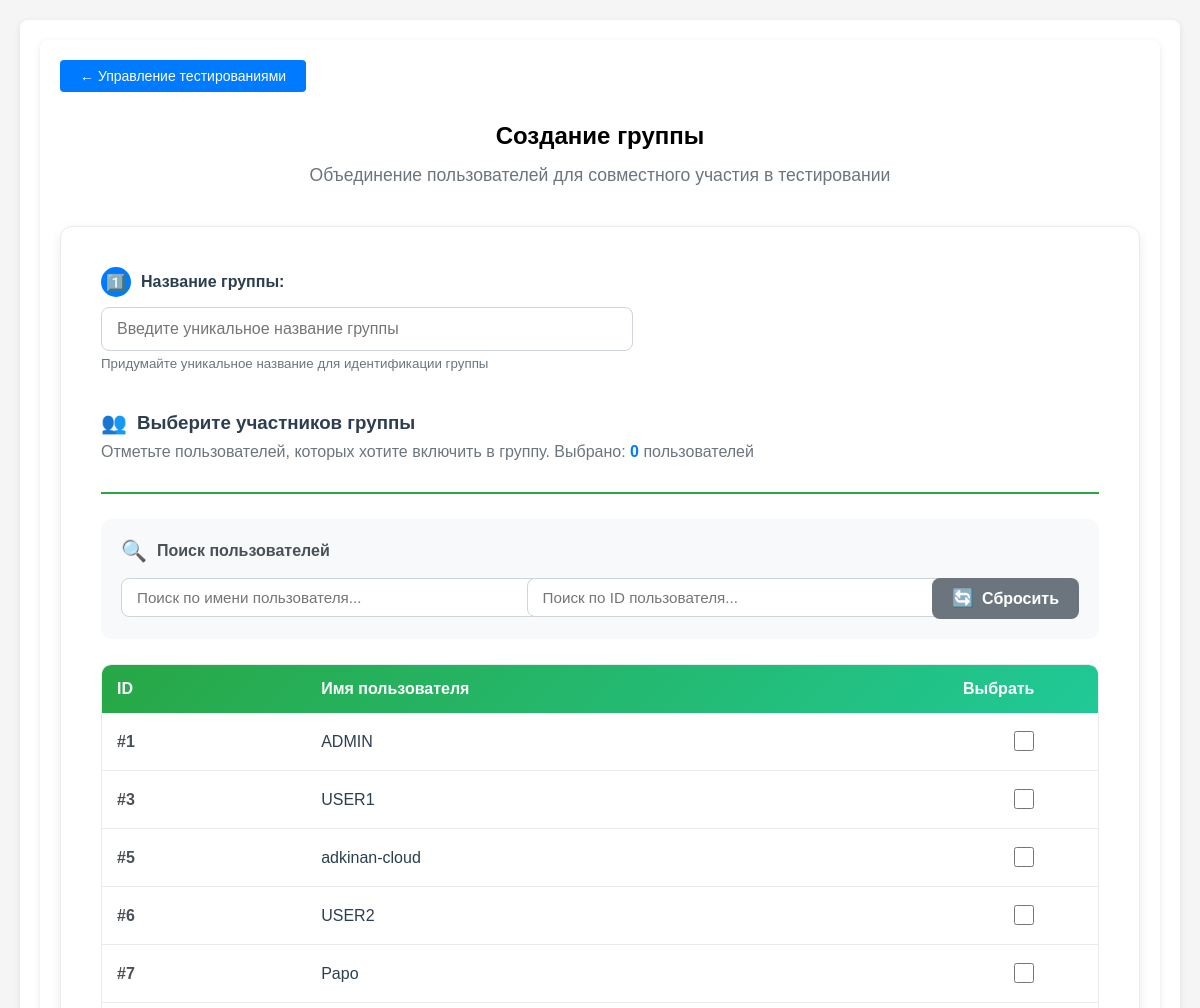
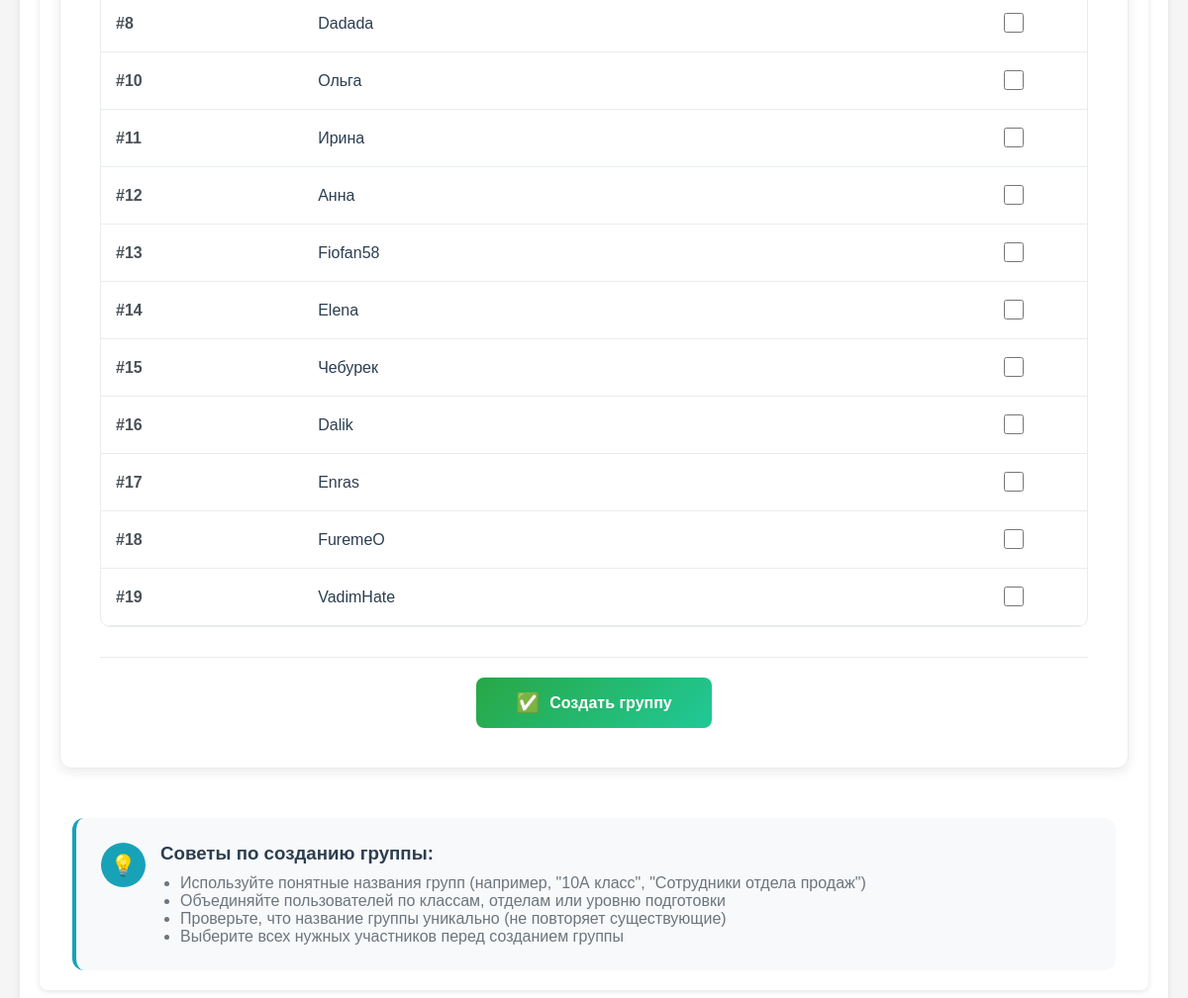
Page /dashboard/testing_management/group_create (signed in) on the committed database (2 pictures, top to bottom).
### app.py (models this page shows, shortened)
class User(db.Model, UserMixin):
    __tablename__ = 'Users'
    id =  db.Column(db.Integer, primary_key=True)
    username = db.Column(db.String(64), unique=True, nullable=False)
    password_hash = db.Column(db.String(64), nullable=False)
    privileges = db.Column(db.Integer, default = 0)
    def __repr__(self):
        return f'<User {self.username}>'
    @property
    def is_admin(self):
        return self.privileges
    @property
    def role_name(self):
        roles = {
            0: 'user',
            1: 'teacher',
            2: 'admin'
        }
        return roles.get(self.privileges, 'unknown')

### app.py (the view, shortened to what this page needs)
@app.route('/dashboard/testing_management/group_create', methods=['GET', 'POST'])
def group_create():
    if not check_privileges():
        return redirect(url_for('ErAuth'))
    users = [u for u in User.query.order_by(User.id).all() if u.role_name == 'user']
    group_names = [g.groupname for g in Group.query.order_by(Group.groupname).all()]
    if request.method == 'GET':
        return render_template(mgn + 'group_create.html', users=users, group_names=group_names)

### app.py (called while the page is built)
@login_manager.user_loader
def load_user(user_id):
    return User.query.get(int(user_id))

def check_privileges():
    curent_user = User.query.filter(
        User.username.ilike(
            session.get('curent_user')
        )
    ).first()
    print("DEBUD: curent user-teacher is",curent_user)
    print("DEBUG: curent user-teacher privileges -",curent_user.is_admin)
    if not curent_user or not curent_user.is_admin:
        return False
    else:
        return True

### templates/templateM/group_create.html (shortened to what this page needs)
{% extends 'base.html' %}
{% block content %}
<section class="hero-section">
    <div class="container">
        <div style="margin-bottom: 30px;">
            <a href="{{ url_for('testing_management') }}" style="text-decoration: none;">
                <button class="btn-left" style="padding: 8px 20px; font-size: 14px;">
                    ← Управление тестированиями
                </button>
            </a>
        </div>
        <div style="text-align: center; margin-bottom: 40px;">
            <h1 class="hero-title" style="margin-bottom: 15px;">Создание группы</h1>
            <p style="color: #6c757d; font-size: 1.1rem; max-width: 800px; margin: 0 auto;">
                Объединение пользователей для совместного участия в тестировании
            </p>
        </div>
        <div style="
            max-width: 1000px;
            margin: 0 auto 50px;
            background: white;
            border-radius: 12px;
            padding: 40px;
            box-shadow: 0 4px 12px rgba(0,0,0,0.08);
            border: 1px solid #e9ecef;
        ">
            <form id="usersForm" method="post">
                <div style="margin-bottom: 40px;">
                    <label style="display: block; margin-bottom: 10px; font-weight: 600; color: #2c3e50;">
                        <div style="display: flex; align-items: center; margin-bottom: 8px;">
                            <div style="
                                background-color: #007bff;
                                color: white;
                                width: 30px;
                                height: 30px;
                                border-radius: 50%;
                                display: flex;
                                align-items: center;
                                justify-content: center;
                                margin-right: 10px;
                                font-size: 1rem;
                            ">
                                1️⃣
                            </div>
                            Название группы:
                        </div>
                    </label>
                    <input
                        type="text"
                        name="group_name"
                        id="nemeGroup"
                        placeholder="Введите уникальное название группы"
                        style="
                            width: 100%;
                            max-width: 500px;
                            padding: 12px 15px;
                            border: 1px solid #ced4da;
                            border-radius: 8px;
                            font-size: 1rem;
                            transition: border-color 0.3s ease;
                        "
                        onfocus="this.style.borderColor='#007bff'; this.style.boxShadow='0 0 0 0.2rem rgba(0,123,255,.25)';"
                        onblur="this.style.borderColor='#ced4da'; this.style.boxShadow='none';"
                    >
                    <small style="color: #6c757d; display: block; margin-top: 5px;">
                        Придумайте уникальное название для идентификации группы
                    </small>
                </div>
                <div style="margin-bottom: 25px; padding-bottom: 15px; border-bottom: 2px solid #28a745;">
                    <h3 style="color: #2c3e50; display: flex; align-items: center; gap: 10px; margin: 0;">
                        <span style="font-size: 1.3rem;">👥</span>
                        Выберите участников группы
                    </h3>
                    <p style="color: #6c757d; margin-top: 8px;">
                        Отметьте пользователей, которых хотите включить в группу. Выбрано: <span id="selectedCount" style="font-weight: 600; color: #007bff;">0</span> пользователей
                    </p>
                </div>
                <div style="
                    background-color: #f8f9fa;
                    border-radius: 10px;
                    padding: 20px;
                    margin-bottom: 25px;
                ">
                    <h4 style="margin: 0 0 15px 0; color: #495057; display: flex; align-items: center; gap: 10px;">
                        <span style="font-size: 1.3rem;">🔍</span>
                        Поиск пользователей
                    </h4>
                    <div style="display: flex; gap: 15px; flex-wrap: wrap;">
                        <div style="flex: 1; min-width: 250px;">
                            <input
                                type="text"
                                id="searchName"
                                placeholder="Поиск по имени пользователя..."
                                style="
                                    width: 100%;
                                    padding: 10px 15px;
                                    border: 1px solid #ced4da;
                                    border-radius: 8px;
                                    font-size: 0.95rem;
                                    transition: border-color 0.3s ease;
                                "
                                onfocus="this.style.borderColor='#007bff'; this.style.boxShadow='0 0 0 0.2rem rgba(0,123,255,.25)';"
                                onblur="this.style.borderColor='#ced4da'; this.style.boxShadow='none';"
                                onkeyup="searchTable()"
                            >
                        </div>
                        <div style="flex: 1; min-width: 200px;">
                            <input
                                type="text"
                                id="searchID"
                                placeholder="Поиск по ID пользователя..."
                                style="
                                    width: 100%;
                                    padding: 10px 15px;
                                    border: 1px solid #ced4da;
                                    border-radius: 8px;
                                    font-size: 0.95rem;
                                    transition: border-color 0.3s ease;
                                "
                                onfocus="this.style.borderColor='#007bff'; this.style.boxShadow='0 0 0 0.2rem rgba(0,123,255,.25)';"
                                onblur="this.style.borderColor='#ced4da'; this.style.boxShadow='none';"
                                onkeyup="searchTable()"
                            >
                        </div>
                        <div style="display: flex; gap: 10px;">
                            <button
                                type="button"
                                onclick="clearSearch()"
                                style="
                                    padding: 10px 20px;
                                    background-color: #6c757d;
                                    color: white;
                                    border: none;
                                    border-radius: 8px;
                                    cursor: pointer;
                                    font-weight: 600;
                                    display: flex;
                                    align-items: center;
                                    gap: 8px;
                                    transition: all 0.3s ease;
                                "
                                onmouseover="this.style.backgroundColor='#5a6268'; this.style.transform='translateY(-2px)';"
                                onmouseout="this.style.backgroundColor='#6c757d'; this.style.transform='translateY(0)';"
                            >
                                <span style="font-size: 1.1rem;">🔄</span>
                                Сбросить
                            </button>
                        </div>
                    </div>
                </div>
                <div style="
                    background: white;
                    border-radius: 10px;
                    border: 1px solid #e9ecef;
                    overflow: hidden;
                    margin-bottom: 30px;
                ">
                    <div style="overflow-x: auto;">
                        <table style="
                            width: 100%;
                            border-collapse: collapse;
                            min-width: 600px;
                        ">
                            <thead>
                                <tr style="
                                    background: linear-gradient(135deg, #28a745 0%, #20c997 100%);
                                    color: white;
                                ">
                                    <th style="padding: 15px; text-align: left; font-weight: 600; border-radius: 8px 0 0 0;">ID</th>
                                    <th style="padding: 15px; text-align: left; font-weight: 600;">Имя пользователя</th>
                                    <th style="padding: 15px; text-align: left; font-weight: 600; border-radius: 0 8px 0 0; width: 120px;">Выбрать</th>
                                </tr>
                            </thead>
                            <tbody id="usersTableBody">
                                {% for u in users %}
                                <tr style="
                                    border-bottom: 1px solid #e9ecef;
                                    transition: all 0.3s ease;
                                "
                                class="usr_row"
                                onmouseover="this.style.backgroundColor='#f8f9fa';"
                                onmouseout="this.style.backgroundColor='';">
                                    <td style="padding: 15px; font-weight: 600; color: #495057; vertical-align: middle;">
                                        #{{ u.id }}
                                    </td>
                                    <td style="padding: 15px; vertical-align: middle;">
                                        <div style="color: #2c3e50; font-weight: 500;">{{ u.username }}</div>
                                    </td>
                                    <td style="padding: 15px; vertical-align: middle; text-align: center;">
                                        <label style="
                                            display: inline-block;
                                            cursor: pointer;
                                            position: relative;
                                        ">
                                            <input
                                                type="checkbox"
                                                class="usr-checkbox"
                                                value="{{ u.id }}"
                                                style="
                                                    width: 20px;
                                                    height: 20px;
                                                    cursor: pointer;
                                                "
                                            >
                                        </label>
                                    </td>
                                </tr>
                                {% endfor %}
                            </tbody>
                        </table>
                    </div>
                </div>
                <div style="text-align: center; padding-top: 20px; border-top: 1px solid #e9ecef;">
                    <button
                        type="button"
                        onclick="prepareAndSubmit()"
                        style="
                            padding: 14px 40px;
                            font-size: 16px;
                            font-weight: 600;
                            background: linear-gradient(135deg, #28a745 0%, #20c997 100%);
                            color: white;
                            border: none;
                            border-radius: 8px;
                            cursor: pointer;
                            transition: all 0.3s ease;
                            display: inline-flex;
                            align-items: center;
                            gap: 10px;
                        "
                        onmouseover="this.style.transform='translateY(-2px)'; this.style.boxShadow='0 6px 15px rgba(40,167,69,0.3)';"
                        onmouseout="this.style.transform='translateY(0)'; this.style.boxShadow='none';"
                    >
                        <span style="font-size: 1.2rem;">✅</span>
                        Создать группу
                    </button>
                </div>
            </form>
        </div>
        <div style="
            max-width: 1000px;
            margin: 0 auto;
            background: #f8f9fa;
            border-radius: 12px;
            padding: 25px;
            border-left: 4px solid #17a2b8;
        ">
            <div style="display: flex; align-items: flex-start;">
                <div style="
                    background-color: #17a2b8;
                    color: white;
                    width: 45px;
                    height: 45px;
                    border-radius: 50%;
                    display: flex;
                    align-items: center;
                    justify-content: center;
                    margin-right: 15px;
                    flex-shrink: 0;
                    font-size: 1.3rem;
                ">
                    💡
                </div>
                <div>
                    <h3 style="margin: 0 0 10px 0; color: #2c3e50;">Советы по созданию группы:</h3>
                    <ul style="margin: 0; padding-left: 20px; color: #6c757d;">
                        <li>Используйте понятные названия групп (например, "10А класс", "Сотрудники отдела продаж")</li>
                        <li>Объединяйте пользователей по классам, отделам или уровню подготовки</li>
                        <li>Проверьте, что название группы уникально (не повторяет существующие)</li>
                        <li>Выберите всех нужных участников перед созданием группы</li>
                    </ul>
                </div>
            </div>
        </div>
    </div>
</section>
{% endblock %}
{% set show_footer = False %}

### static/style.css (style rules this page uses)
body { font-family: Arial, sans-serif; margin: 0; padding: 20px; background: #f5f5f5; }
.container { max-width: 1300px; margin: auto; background: white; padding: 20px; border-radius: 8px; box-shadow: 0 2px 6px rgba(0,0,0,.1); }
button, .btn { padding: 10px 20px; background: #007bff; color: white; border: none; border-radius: 4px; cursor: pointer; font-size: 1rem; }

### rows in the picture
User: id "1", username "ADMIN"
User: id "3", username "USER1"
User: id "5", username "adkinan-cloud"
User: id "6", username "USER2"
User: id "7", username "Papo"
User: id "8", username "Dadada"
User: id "10", username "Ольга"
User: id "11", username "Ирина"
User: id "12", username "Анна"
User: id "13", username "Fiofan58"
User: id "14", username "Elena"
User: id "15", username "Чебурек"
User: id "16", username "Dalik"
User: id "17", username "Enras"
User: id "18", username "FuremeO"
User: id "19", username "VadimHate"
